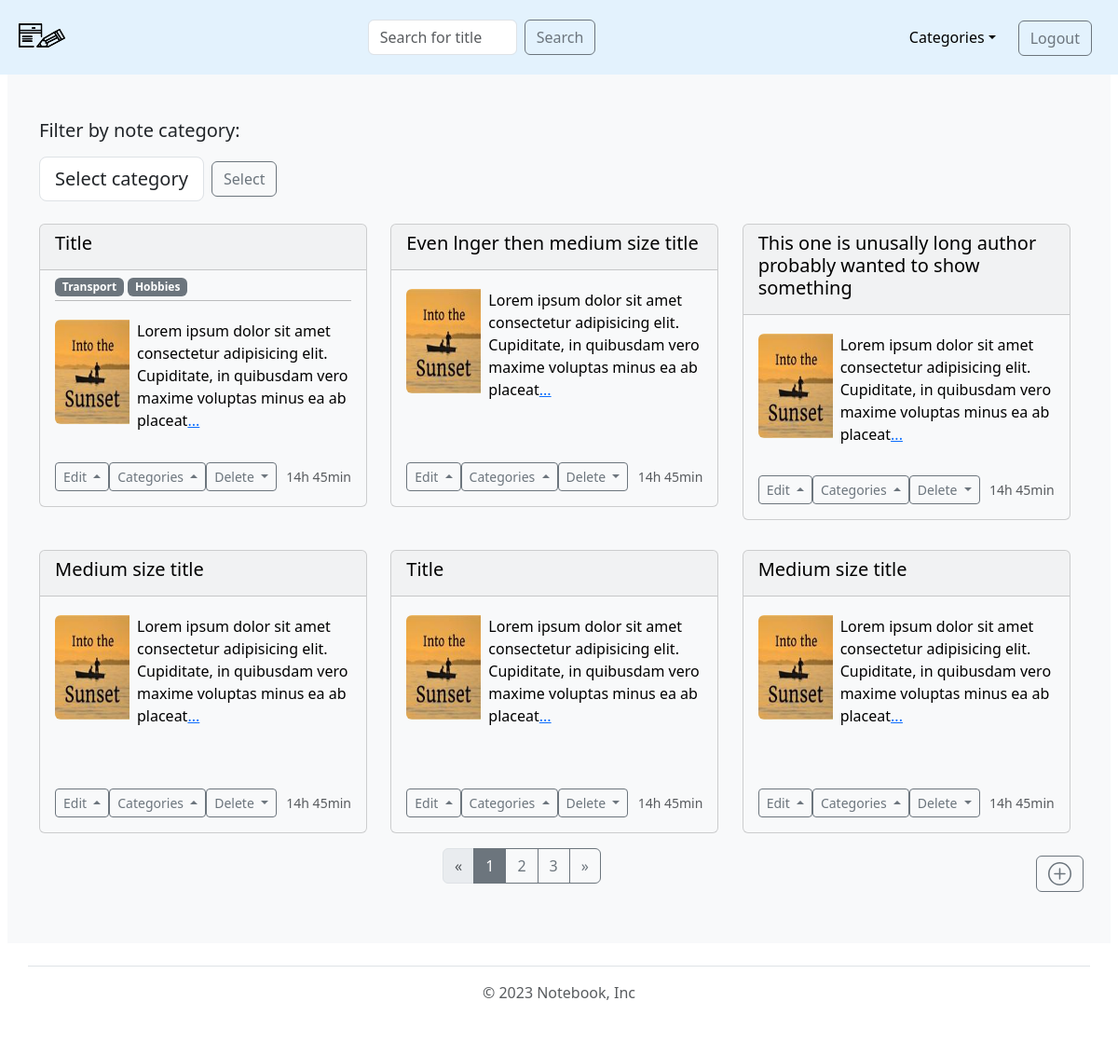
/base (signed in), run on the app's committed database.
### models.py (models this page shows, shortened)
class Note(db.Model):
    __tablename__ = "Notes"
    id = db.Column(db.Integer, primary_key=True)
    title = db.Column("Title", db.String(256), nullable=False)
    text = db.Column("Text", db.String(2048), nullable=False)
    date = db.Column(db.DateTime, nullable=False, default=datetime.now())
    picture = db.Column("Picture", db.String(
        256), default="674eccfaafb4ca35.jpg")
    user_id = db.Column("User id", db.Integer, db.ForeignKey('Users.id'))
    user = db.relationship("User")
    categories = db.relationship(
        'Category', secondary=categories_notes, back_populates="notes")

class Category(db.Model):
    __tablename__ = "Categories"
    id = db.Column(db.Integer, primary_key=True)
    title = db.Column("Title", db.String(256), nullable=False)
    notes = db.relationship(
        'Note', secondary=categories_notes, back_populates="categories")
    def __str__(self):
        return f'{self.title}'

### views.py (the view)
@app.context_processor
def base():
    form_search = forms.Search_form()
    return dict(form_search=form_search)

### forms.py
class Edit_note_form(FlaskForm):
    new_title = StringField("Title:")
    new_text = TextAreaField("Text:")
    picture = FileField("Add picture:", validators=[
                        FileAllowed(['jpg', 'png'])])
    update = SubmitField("Save")

class Add_note_form(FlaskForm):
    title = StringField("Title:")
    text = TextAreaField("Text:")
    category = QuerySelectMultipleField(query_factory=Category.query.all)
    picture = FileField("Add picture:", validators=[
                        FileAllowed(['jpg', 'png'])])
    save = SubmitField("Save")

### views.py (called while the page is built)
@login_manager.user_loader
def load_user(user_id):
    return User.query.get(int(user_id))

### templates/base.html (shortened to what this page needs)
<!DOCTYPE html>
<html lang="en">
  <head>
    <link
      rel="stylesheet"
      href="https://cdnjs.cloudflare.com/ajax/libs/normalize/8.0.1/normalize.min.css"
    />
    <link
      href="https://cdn.jsdelivr.net/npm/bootstrap@5.3.0-alpha1/dist/css/bootstrap.min.css"
      rel="stylesheet"
    />
    <link rel="stylesheet" href="../static/main.css" />
  </head>
  {% block head %}  {% block body %}
  <body class="body_style">
    <nav
      class="navbar fixed-top navbar-expand-sm"
      style="background-color: #e3f2fd"
      data-bs-theme="light"
    >
      <div class="container-fluid d-flex flex-row">
        <a class="navbar-brand" href="{{ url_for('base') }}">
          <img
            class="mb-1 ms-2"
            src="/static/logo.png"
            alt="Logo"
            width="50"
            height="50"
          />
        </a>
        <form
          method="POST"
          action="{{ url_for('search') }}"
          class="d-flex"
          role="search"
        >
          {{ form_search.hidden_tag() }} {{
          form_search.searched(class="form-control me-2") }} {{
          form_search.submit(class="btn btn-outline-secondary") }}
        </form>
        <div
          class="collapse navbar-collapse nav align-items-end justify-content-end flex-sm-row flex-column"
          id="navbar"
          style="max-width: 15rem"
        >
          <li class="navbar-nav nav-item dropdown">
            <a
              class="nav-link dropdown-toggle show me-3"
              href="#"
              data-bs-toggle="dropdown"
              aria-expanded="true"
              >Categories</a
            >
          </li>
          <a
            href="{{ url_for('logout') }}"
            class="btn btn-outline-secondary me-3"
            data-toggle="tooltip"
            data-bs-placement="bottom"
            title="{{ current_user.first_name + ' will be logged off'}}"
            >Logout
          </a>
        </div>
      </div>
    </nav>
    {% block main %}
    <main>
      <div class="album py-5 bg-light">
        <div class="container mt-3">
          <h5 class="mb-3">Filter by note category:</h5>
          <form method="POST" action="{{ url_for('base') }}">
            <div
              class="form-group text-start d-flex no-wrap align-items-center mb-2"
            >
              <div class="d-flex flex-row align-items-center mb-3">
                {{ form_modify_category.category(class="form-control
                form-control-lg") }}
                <p class="mb-0">
                  {{ form_modify_category.select_category(class="w-40 btn
                  btn-outline-secondary mb-0 mt-0 ms-2") }}
                </p>
              </div>
            </div>
          </form>
          <div class="row row-cols-1 row-cols-sm-2 row-cols-md-3 g-3">
            {% for note in user_notes %} {% set ns = namespace(number = 0) %} {%
            if filter_by_category == none %} {% set list = user_notes %} {% else
            %} {% set list = note.categories %} {% endif %} {% for show_category
            in list %} {% if filter_by_category == none and ns.number == 0 %} {%
            set ns.number = ns.number + 1 %} {% set filter_by_category =
            show_category %} {% endif %} {% if show_category ==
            filter_by_category %}
            <div class="col">
              <div class="card text-bg-light mb-3 card_body">
                <div class="card-header">
                  <h5>{{ note.title }}</h5>
                </div>
                <div class="mx-3 pt-1">
                  {% for category in note.categories %}
                  <span class="badge bg-secondary">{{ category }}</span>
                  {% endfor %} {% if note.categories|length > 0 %}
                  <hr class="my-1" />
                  {% endif %}
                </div>
                <div class="card-body d-flex">
                  {% if note.picture != none %}
                  <img
                    class="rounded-start me-2 img"
                    src="{{ url_for('static', filename='/note_images/'+
                note.picture|string())}}"
                  />
                  {% endif %}
                  <p class="card-text">
                    {{ note.text[:122] }}{% if note.text|length > 122 %}<a
                      data-bs-toggle="collapse"
                      href="#{{ note.id }}"
                      role="button"
                      aria-expanded="false"
                      >...</a
                    >{% endif %}
                  </p>
                </div>
                <div
                  class="m-3 d-flex justify-content-between align-items-center"
                >
                  <div class="btn-group">
                    <div class="dropup">
                      <button
                        type="button"
                        class="btn btn-sm btn-outline-secondary dropdown-toggle"
                        data-bs-toggle="dropdown"
                        data-bs-auto-close="outside"
                      >
                        Edit
                      </button>
                    </div>
                    <div class="dropup">
                      <button
                        type="button"
                        class="btn btn-sm btn-outline-secondary dropdown-toggle"
                        data-bs-toggle="dropdown"
                        data-bs-auto-close="outside"
                      >
                        Categories
                      </button>
                    </div>
                    <div class="dropdown">
                      <button
                        type="button"
                        class="btn btn-sm btn-outline-secondary dropdown-toggle"
                        data-bs-toggle="dropdown"
                        data-bs-auto-close="outside"
                      >
                        Delete
                      </button>
                    </div>
                  </div>
                  {% set delta = now - note.date %}
                  <small class="text-muted"
                    >{{ '{}h {}min'.format(delta.seconds//3600,
                    (delta.seconds//60) % 60) }}</small
                  >
                </div>
              </div>
            </div>
            {% endif %} {% endfor %} {% endfor %}
          </div>
        </div>
        <span class="add_note navbar sticky-bottom container float-end me-3">
          <div
            class="{{'dropup' if (if_user_has_notes[0] is defined) == True else 'dropdown'}}"
          >
            <button
              type="button"
              class="btn btn-outline-secondary d-flex"
              data-bs-toggle="dropdown"
              data-bs-auto-close="outside"
              data-toggle="tooltip"
              data-bs-placement="left"
              title="Add note"
            >
            </button>
          </div>
        </span>
        <nav>
          <ul class="pagination justify-content-center">
            <li
              class="page-item {{ '' if user_notes.has_prev else 'disabled' }}"
            >
              <a
                class="page-link"
                href="{{ url_for('base', page=user_notes.prev_num) }}"
                ><span aria-hidden="true">&laquo;</span></a
              >
            </li>
            {% for page_num in user_notes.iter_pages(left_edge=1, right_edge=1,
            left_current=1, right_current=1) %} {% if page_num %}
            <li
              class="page-item {{ 'active' if user_notes.page == page_num else '' }}"
            >
              <a class="page-link" href="{{ url_for('base', page=page_num) }}"
                >{{ page_num }}</a
              >
            </li>
            {% endif %} {% endfor %}
            <li
              class="page-item {{ '' if user_notes.has_next else 'disabled' }}"
            >
              <a
                class="page-link"
                href="{{ url_for('base', page=user_notes.next_num) }}"
                ><span aria-hidden="true">&raquo;</span></a
              >
            </li>
          </ul>
        </nav>
      </div>
      <footer
        class="container d-flex flex-wrap justify-content-center align-items-center py-3 my-4 border-top"
      >
        <p class="text-muted">© 2023 Notebook, Inc</p>
      </footer>
    </main>
    {% endblock %} {% endblock %} {% endblock %}
  </body>
</html>

### static/main.css (style rules this page uses)
.body_style { padding-top: 3.5rem; }
main { margin: 0.5rem; }
.card_body { max-width: 22rem; min-height: 19rem; }
.add_note { width: 4rem; }
.img { max-width: 5rem; max-height: 7rem !important; }
.page-link { background-color: var(--bs-btn-bg); }
.pagination { --bs-pagination-focus-box-shadow: 0 0 0 0.25rem rgba(13, 110, 253, 0.25); --bs-pagination-active-color: #fff; --bs-pagination-active-bg: #6c757d; --bs-pagination-active-border-color: #6c757d; --bs-pagination-hover-color: #fff; --bs-pagination-hover-bg: #6c757d; --bs-pagination-hover-border-color: #6c757d; --bs-pagination-color: #6c757d; --bs-pagination-border-color: #6c757d; }

### data on the page
Note: title "Title", Picture (picture), Text "Lorem ipsum dolor sit amet consectetur adipisicing elit. Cupiditate, in quibusdam vero maxime voluptas minus ea ab placeat"
Category: Title "Transport"
Category: Title "Hobbies"
Note: title "Even lnger then medium size title", Text "Lorem ipsum dolor sit amet consectetur adipisicing elit. Cupiditate, in quibusdam vero maxime voluptas minus ea ab placeat"
Note: title "This one is unusally long author probably wanted to show something", Text "Lorem ipsum dolor sit amet consectetur adipisicing elit. Cupiditate, in quibusdam vero maxime voluptas minus ea ab placeat"
Note: title "Medium size title", Text "Lorem ipsum dolor sit amet consectetur adipisicing elit. Cupiditate, in quibusdam vero maxime voluptas minus ea ab placeat"
Note: title "Title", Text "Lorem ipsum dolor sit amet consectetur adipisicing elit. Cupiditate, in quibusdam vero maxime voluptas minus ea ab placeat"
Note: title "Medium size title", Text "Lorem ipsum dolor sit amet consectetur adipisicing elit. Cupiditate, in quibusdam vero maxime voluptas minus ea ab placeat"

### other printed values
{{ page_num }} "1" "2" "3"
